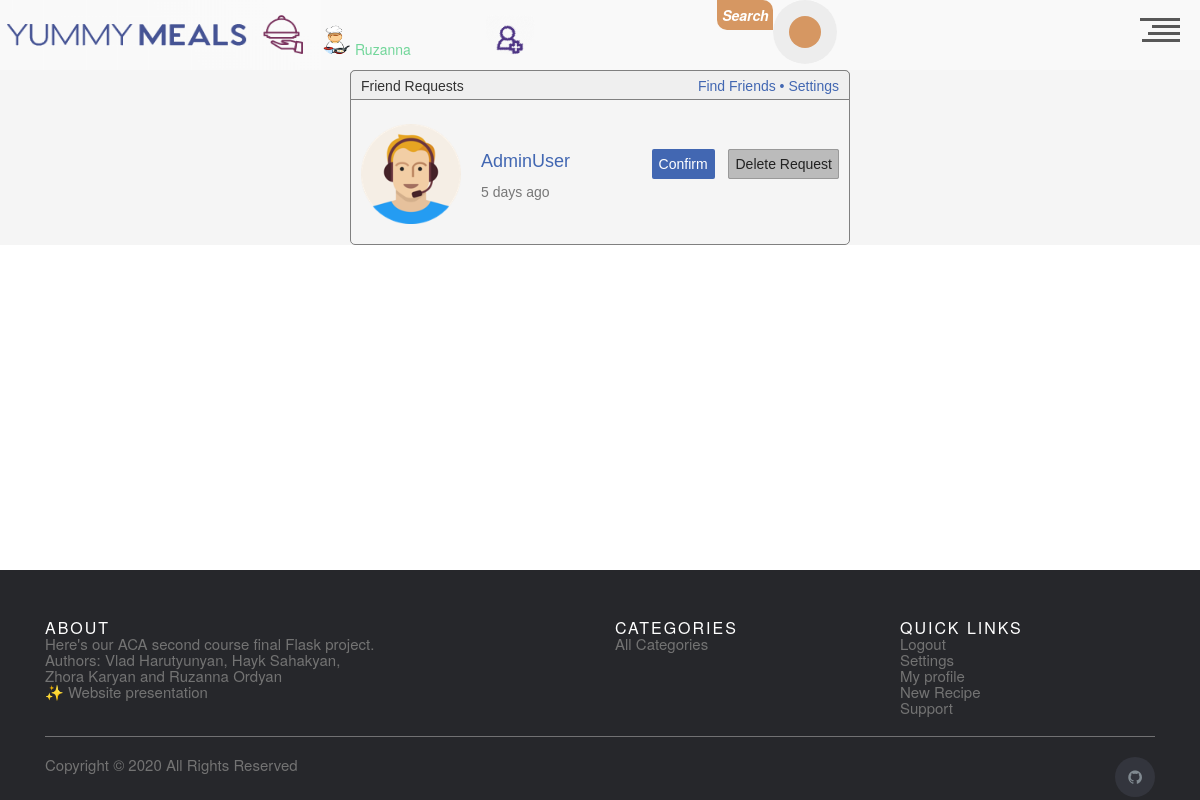
Page /user/friend-requests/ (signed in) on the committed database.
### app/users/models.py (models this page shows, shortened)
class User(db.Model, UserMixin):
    id = db.Column(db.Integer, primary_key=True)
    username = db.Column(db.String(20), unique=True, nullable=False)
    email = db.Column(db.String(120), unique=True, nullable=False)
    image_file = db.Column(
        db.String(20), nullable=False, default='default.png')
    password = db.Column(db.String(60), nullable=False)
    comment = db.relationship('UserComments', backref='author', lazy=True)
    is_admin = db.Column(db.Boolean, default=False)

class Friendship(db.Model):
    id = db.Column(db.Text, primary_key=True)
    requesting_user_id = db.Column(
        db.Integer,
        db.ForeignKey('user.id'),
        nullable=False)
    receiving_user_id = db.Column(
        db.Integer,
        db.ForeignKey('user.id'),
        nullable=False)
    status = db.Column(
        db.Boolean,
        default=False)
    request_date = db.Column(
        db.DateTime,
        nullable=False,
        default=datetime.now)
    approve_date = db.Column(
        db.DateTime,
        nullable=False,
        default=datetime.now)
    sender = db.relationship(
        User,
        foreign_keys=[requesting_user_id],
        backref='sent')
    receiver = db.relationship(
        User,
        foreign_keys=[receiving_user_id],
        backref='received')

### app/users/routes.py (the view)
@users_bp.route('/friend-requests/')
@login_required
def user_friend_requests():
    f_ship_requests = db.session.query(Friendship). \
        filter(
        Friendship.receiving_user_id.like(current_user.id),
        Friendship.status.is_(False)).all()
    return render_template(
        'friend_requests.html',
        f_ship_requests=f_ship_requests)

### app/users/models.py (called while the page is built)
@login_manager.user_loader
def load_user(user_id):
    return User.query.get(int(user_id))

### app/users/templates/friend_requests.html (shortened to what this page needs)
{% extends 'base.html' %}
{% block content %}
    <link rel="stylesheet" href={{ url_for('users.static', filename='friend_request.css') }}  />
{% for fr in f_ship_requests %}
<div class="fr_reqs_main_wrapp">
    <div class="fr_reqs_inner_wrapper">
        <div id="fb">
            <div id="fb-top">
                <p><b>Friend Requests</b><span>Find Friends &bull; Settings</span></p>
            </div>
            <img src={{url_for('users.static',filename= 'profile_pics/'+fr.sender.image_file)}} height="100" width="100" alt="Avatar">
            <p id="info"><b>{{fr.sender.username}}</b> <br> <span>{{fr.request_date|timeagofilter}}</p>
            <div id="button-block">
                <a href={{url_for('users.confirm_friend_request' , f_ship_id = fr.id)}} id="confirm">Confirm</a>
                <a href = {{url_for('users.add_to_friends' , f_id = fr.sender.id)}} id="delete">Delete Request</a>
            </div>
        </div>
    </div>
{% endfor %}
</div>
{% endblock content %}

### app/index/templates/header.html (shortened to what this page needs)
<link rel="stylesheet" href="{{url_for('index.static',filename='css/header.css') }}">
<header style="display:flex">
  <h1><a style="display:flex;" href="/"><img width="321" height="70", src="{{url_for('index.static' ,  filename='media/Logo2-1.png') }}" ></a></h1>
  <h1>
  {%if current_user.is_authenticated%}
  <img width="30" height="30", src="{{url_for('users.static' ,  filename='profile_pics/'+current_user.image_file) }}" alt="Avatar" class="avatar img-circle">
  	<a href="/user/user_profile/{{current_user.id}}">{{current_user.username}}  </a>
	   {%if f_ship_requests %}
	      <a href="{{url_for('users.user_friend_requests')}}">	<img width="50" height="55", src="{{url_for('index.static' ,  filename='media/icon-request-152.gif') }}" alt="Avatar" class="avatar img-circle"><br><br></a>
	   {%endif %}
	{%endif%}
  </h1>
<div class="search-form">
<p class="head_search_txt">Search</p>
 <form  method = 'GET' action="{{url_for('meals.meal_search')}}">
    <button style = "outline:none;" class="head_search_btn" type = 'submit'></button>
  </form>
</div>
  <div id="nav-trigger" role="button">
    <div class="line l-01"></div>
    <div class="line l-02"></div>
    <div class="line l-03"></div>
    <div class="line l-04"></div>
  </div>
</header>

### app/index/static/css/base.css (style rules this page uses)
* { margin: 0; padding: 0; outline: none; box-sizing: border-box; }
body { background-color: #ededed; }

### app/index/static/css/header.css (style rules this page uses)
html, div, span, applet, object, iframe, h1, h2, h3, h4, h5, h6, p, blockquote, pre, a, abbr, acronym, address, big, cite, code, del, dfn, em, img, ins, kbd, q, s, samp, small, strike, strong, sub, sup, tt, var, b, u, i, center, dl, dt, dd, ol, ul, li, fieldset, form, label, legend, table, caption, tbody, tfoot, thead, tr, th, td, article, aside, canvas, details, embed, figure, figcaption, footer, header, hgroup, menu, nav, output, ruby, section, summary, time, mark, audio, video { margin: 0; padding: 0; border: 0; font-size: 100%; font: inherit; vertical-align: baseline; }
article, aside, details, figcaption, figure, footer, header, hgroup, menu, nav, section, main { display: block; }
body { line-height: 1; }
html * { -webkit-font-smoothing: antialiased; -moz-osx-font-smoothing: grayscale; }
*, *:after, *:before { -webkit-box-sizing: border-box; -moz-box-sizing: border-box; box-sizing: border-box; }
html, body { height: 100%; }
a { color: #72d69a; text-decoration: none; transition: color .2s ease-out; }
header { position: fixed; top: 0; left: 0; height: 50px; width: 100%; background: #f9f9f9; z-index: 3; -webkit-transform: translateZ(0); -webkit-backface-visibility: hidden; -webkit-transition-property: -webkit-transform; -moz-transition-property: -moz-transform; transition-property: transform; -webkit-transition-duration: 0.4s; -moz-transition-duration: 0.4s; transition-duration: 0.4s; }
@media only screen and (min-width: 768px) { header { height: 70px; } }
#nav-trigger { position: absolute; margin: 10px 10px 0 0; top: auto; right: auto; width: 40px; height: 40px; cursor: pointer; text-align: right; float: right; -moz-transform: rotate(180deg); -webkit-transform: rotate(180deg); -o-transform: rotate(180deg); transform: rotate(180deg); -moz-transition: all 0.4s cubic-bezier(0.19, 1, 0.22, 1); -webkit-transition: all 0.4s cubic-bezier(0.19, 1, 0.22, 1); -o-transition: all 0.4s cubic-bezier(0.19, 1, 0.22, 1); transition: all 0.4s cubic-bezier(0.19, 1, 0.22, 1); right: 10px; top: -8px; }
#nav-trigger .line { height: 3px; width: 100%; margin-bottom: 4px; background: #585858; -moz-transition: all 0.4s cubic-bezier(0.19, 1, 0.22, 1); -webkit-transition: all 0.4s cubic-bezier(0.19, 1, 0.22, 1); -o-transition: all 0.4s cubic-bezier(0.19, 1, 0.22, 1); transition: all 0.4s cubic-bezier(0.19, 1, 0.22, 1); }
#nav-trigger .line.l-01 { width: 95%; }
#nav-trigger .line.l-02 { width: 80%; }
#nav-trigger .line.l-03 { width: 70%; }
#nav-trigger .line.l-04 { width: 100%; }
* { outline: none; border: none; padding: 0; }
.search-form { position: relative; margin: 0 auto 0; width: 300px; display: flex; }
.head_search_txt { background: #d69762; color: #fff; width: 56px; display: flex; text-align: center; font-weight: 600; justify-content: center; align-items: center; height: 30px; border-radius: 0px 10px 0px 10px; font-style: italic; }
.search-form:before { content: ' '; position: absolute; left: 70px; top: 14px; width: 2px; height: 36px; transform: scale(0); z-index: 1; background: #d69762; transition: all 0.5s cubic-bezier(.87, -.41, .19, 1.44); }
.head_search_btn { background: #ededed; position: absolute; height: 100%; border-radius: 50%; width: 64px; height: 64px; transition: all 0.5s cubic-bezier(.87, -.41, .19, 1.44); }
.head_search_btn:after { content: ' '; position: absolute; width: 32px; height: 32px; left: 0; right: 0; transform: translateY(-50%); margin: 0 auto; background: #d69762; border-radius: 50%; }
.head_search_btn:before { content: ' '; position: absolute; width: 24px; height: 24px; left: 0; right: 0; top: 20px; transform: scale(0); transform-origin: left top; margin: 0 auto; background: #ededed; border-radius: 50%; z-index: 1; transition: all 0.8s ease; }

### rows in the picture
User: image_file (placeholder picture), username "Ruzanna"
Friendship: image_file (picture), sender.username "AdminUser", request_date "5 days ago"
